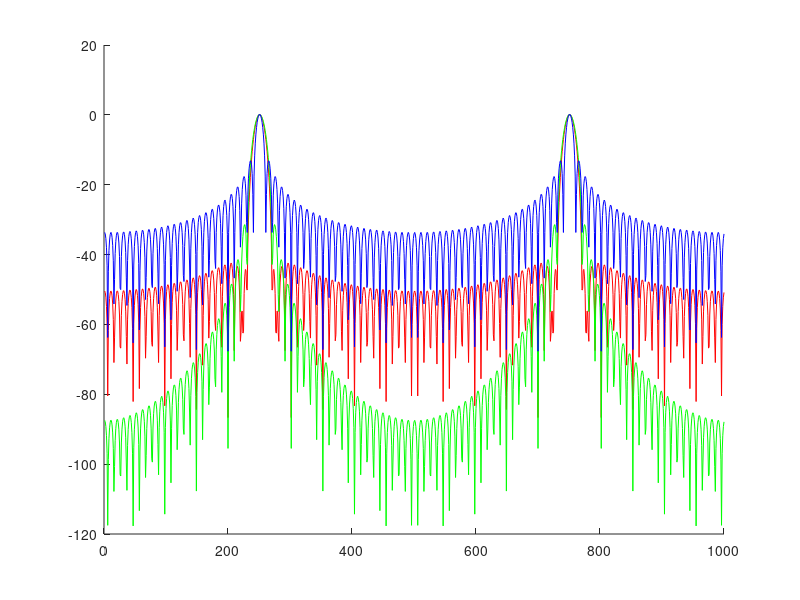

Source code (MATLAB):
clear all ;
close all;


fc = 50;
fs = 200;
Ts =1/fs;
t = [1: 1: 99];

x = cos(2*pi*fc*t*Ts);
%subplot(331);
%plot(x);
y1 = x.*hamming(99)';
y2 = x.*hanning(99)';
y3 = x.*blackman(99)';
p = abs(fft(x, 1000));
z1 = abs(fft(y1, 1000));
z2 = abs(fft(y2, 1000));
z3 = abs(fft(y3, 1000));

b1 = 20*log10(z1/z1(250));
b2 = 20*log10(z2/z2(250));
p1 = 20*log10(p/p(250));
%b3 = 20*log10(z3);
%a = [ones(1, 50),zeros(1,50)];

%b = abs(fftshift(fft(a)));
%subplot(332);
%plot(y1);
%subplot(333);
%plot(y2);
%subplot(334);
%plot(y3);
%subplot(335);
%plot(z1);
%subplot(336);
%plot(z2);
%subplot(337);
%plot(z3);
hold on;
%subplot(338);
%plot(z1);
plot(b1, 'r');
plot(b2, 'g');
plot(p1, 'b');
hold off